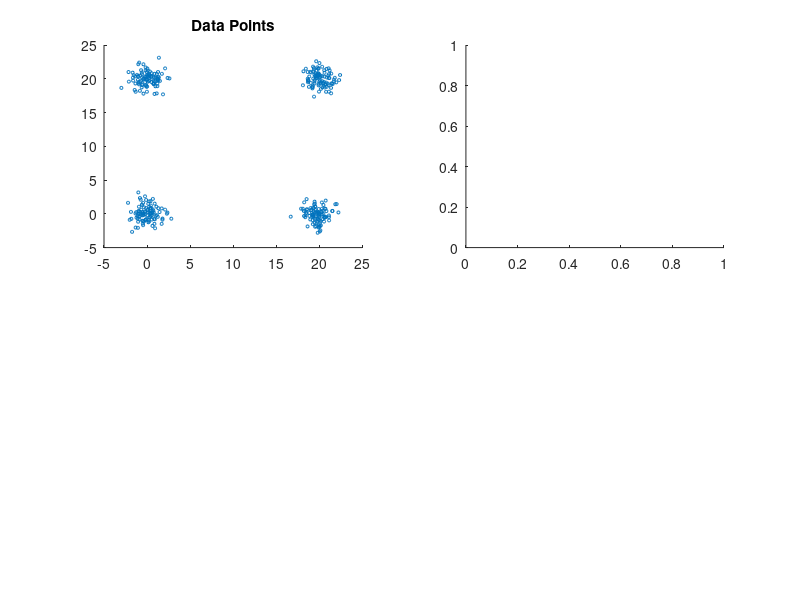

MATLAB code to generate this figure: (Note: this script raises an error after producing the figure.)
close all
clear all

clc

addpath(genpath('../'));

rng('default');

%% Create a set of vertices (4 clusters)
numPts=100;
cx = [0 0;20 20 ;0 20; 20 0]; %center of the clouds of points
pts= repmat(cx,numPts,1) + randn(numPts*size(cx,1),2);

%% Create the edge-weighted graph (affinity matrix)
D=pdist(pts); %all the pairwise distances
sigma=3*var(D); %an heuristic to tune sigma
A=squareform(exp(-D./sigma)); %compute the affinity matrix of the graph as a Gaussian Kernel

A=A.*not(eye(size(A))); %no self-loop, set the diagonal to zero IMPORTANT !

%% Plot the clusters obtained by the different dynamical systems.
figure;
subplot(2,2,1);
scatter(pts(:,1),pts(:,2),5);
title('Data Points');

subplot(2,2,2);
[C,stat,S,P]=dominantset(A,[],[],[],[],0,[],pts);
gscatter(pts(:,1),pts(:,2),C);
hold on 
scatter(pts(stat(:,4),1),pts(stat(:,4),2),50,'d');
scatter(pts(stat(:,4),1),pts(stat(:,4),2),50,'d');
scatter(P.avg(:,1),P.avg(:,2),50,'^');
scatter(P.wavg(:,1),P.wavg(:,2),50,'*');
title(['Replicator Dynamics (#' num2str(numel(S)) ' DS)']);

subplot(2,2,4);
[C,stat,S,P]=dominantset(A,[],[],[],[],2,10,pts);
gscatter(pts(:,1),pts(:,2),C);
hold on 
scatter(pts(stat(:,4),1),pts(stat(:,4),2),50,'d');
scatter(P.avg(:,1),P.avg(:,2),50,'^');
scatter(P.wavg(:,1),P.wavg(:,2),50,'*');
title(['Exponential Replicator Dynamics (#' num2str(numel(S)) ' DS)']);

subplot(2,2,3);
[C,stat,S,P]=dominantset(A,[],[],[],[],1,[],pts);
gscatter(pts(:,1),pts(:,2),C);
hold on 
scatter(pts(stat(:,4),1),pts(stat(:,4),2),50,'d');
scatter(P.avg(:,1),P.avg(:,2),50,'^');
scatter(P.wavg(:,1),P.wavg(:,2),50,'*');
title(['Infection Immunization (#' num2str(numel(S)) ' DS)']);

